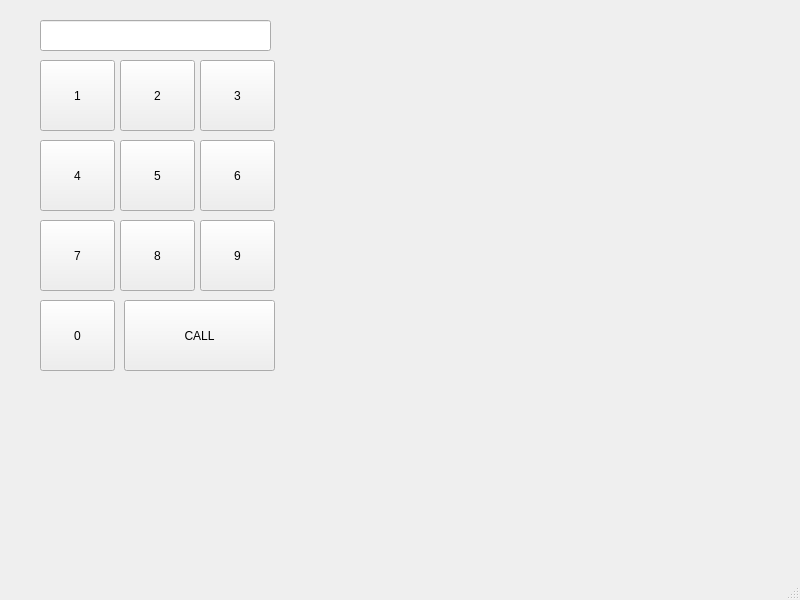
<?xml version="1.0" encoding="UTF-8"?>
<ui version="4.0">
 <class>MainWindow</class>
 <widget class="QMainWindow" name="MainWindow">
  <property name="geometry">
   <rect>
    <x>0</x>
    <y>0</y>
    <width>800</width>
    <height>600</height>
   </rect>
  </property>
  <property name="windowTitle">
   <string>MainWindow</string>
  </property>
  <widget class="QWidget" name="centralwidget">
   <widget class="QLineEdit" name="le">
    <property name="geometry">
     <rect>
      <x>40</x>
      <y>20</y>
      <width>231</width>
      <height>31</height>
     </rect>
    </property>
    <property name="alignment">
     <set>Qt::AlignRight|Qt::AlignTrailing|Qt::AlignVCenter</set>
    </property>
   </widget>
   <widget class="QPushButton" name="pb1">
    <property name="geometry">
     <rect>
      <x>40</x>
      <y>60</y>
      <width>75</width>
      <height>71</height>
     </rect>
    </property>
    <property name="text">
     <string>1</string>
    </property>
   </widget>
   <widget class="QPushButton" name="pb2">
    <property name="geometry">
     <rect>
      <x>120</x>
      <y>60</y>
      <width>75</width>
      <height>71</height>
     </rect>
    </property>
    <property name="text">
     <string>2</string>
    </property>
   </widget>
   <widget class="QPushButton" name="pb3">
    <property name="geometry">
     <rect>
      <x>200</x>
      <y>60</y>
      <width>75</width>
      <height>71</height>
     </rect>
    </property>
    <property name="text">
     <string>3</string>
    </property>
   </widget>
   <widget class="QPushButton" name="pb4">
    <property name="geometry">
     <rect>
      <x>40</x>
      <y>140</y>
      <width>75</width>
      <height>71</height>
     </rect>
    </property>
    <property name="text">
     <string>4</string>
    </property>
   </widget>
   <widget class="QPushButton" name="pb6">
    <property name="geometry">
     <rect>
      <x>200</x>
      <y>140</y>
      <width>75</width>
      <height>71</height>
     </rect>
    </property>
    <property name="text">
     <string>6</string>
    </property>
   </widget>
   <widget class="QPushButton" name="pb5">
    <property name="geometry">
     <rect>
      <x>120</x>
      <y>140</y>
      <width>75</width>
      <height>71</height>
     </rect>
    </property>
    <property name="text">
     <string>5</string>
    </property>
   </widget>
   <widget class="QPushButton" name="pb7">
    <property name="geometry">
     <rect>
      <x>40</x>
      <y>220</y>
      <width>75</width>
      <height>71</height>
     </rect>
    </property>
    <property name="text">
     <string>7</string>
    </property>
   </widget>
   <widget class="QPushButton" name="pb9">
    <property name="geometry">
     <rect>
      <x>200</x>
      <y>220</y>
      <width>75</width>
      <height>71</height>
     </rect>
    </property>
    <property name="text">
     <string>9</string>
    </property>
   </widget>
   <widget class="QPushButton" name="pb8">
    <property name="geometry">
     <rect>
      <x>120</x>
      <y>220</y>
      <width>75</width>
      <height>71</height>
     </rect>
    </property>
    <property name="text">
     <string>8</string>
    </property>
   </widget>
   <widget class="QPushButton" name="pb0">
    <property name="geometry">
     <rect>
      <x>40</x>
      <y>300</y>
      <width>75</width>
      <height>71</height>
     </rect>
    </property>
    <property name="text">
     <string>0</string>
    </property>
   </widget>
   <widget class="QPushButton" name="pb_call">
    <property name="geometry">
     <rect>
      <x>124</x>
      <y>300</y>
      <width>151</width>
      <height>71</height>
     </rect>
    </property>
    <property name="text">
     <string>CALL</string>
    </property>
   </widget>
  </widget>
  <widget class="QMenuBar" name="menubar">
   <property name="geometry">
    <rect>
     <x>0</x>
     <y>0</y>
     <width>800</width>
     <height>21</height>
    </rect>
   </property>
  </widget>
  <widget class="QStatusBar" name="statusbar"/>
 </widget>
 <resources/>
 <connections/>
</ui>
